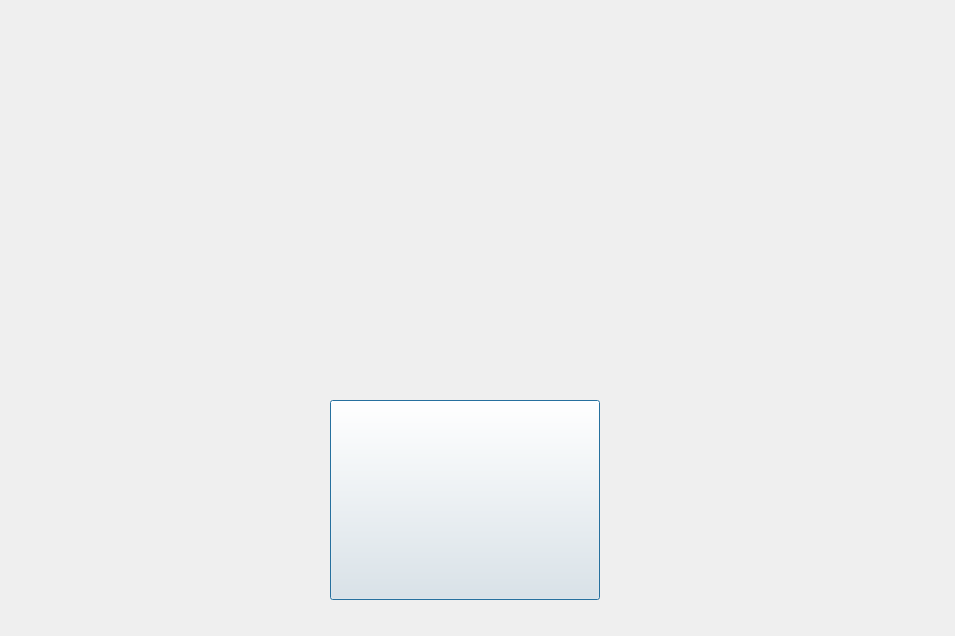
<?xml version="1.0" encoding="UTF-8"?>
<ui version="4.0">
 <class>StartScreen</class>
 <widget class="QDialog" name="StartScreen">
  <property name="geometry">
   <rect>
    <x>0</x>
    <y>0</y>
    <width>955</width>
    <height>636</height>
   </rect>
  </property>
  <property name="windowTitle">
   <string>Dialog</string>
  </property>
  <widget class="QPushButton" name="ButtonStartGame">
   <property name="geometry">
    <rect>
     <x>330</x>
     <y>400</y>
     <width>270</width>
     <height>200</height>
    </rect>
   </property>
   <property name="text">
    <string/>
   </property>
  </widget>
  <widget class="QLabel" name="LabelBackgroundImage">
   <property name="geometry">
    <rect>
     <x>0</x>
     <y>0</y>
     <width>951</width>
     <height>631</height>
    </rect>
   </property>
   <property name="text">
    <string/>
   </property>
  </widget>
  <zorder>LabelBackgroundImage</zorder>
  <zorder>ButtonStartGame</zorder>
 </widget>
 <resources/>
 <connections/>
</ui>
